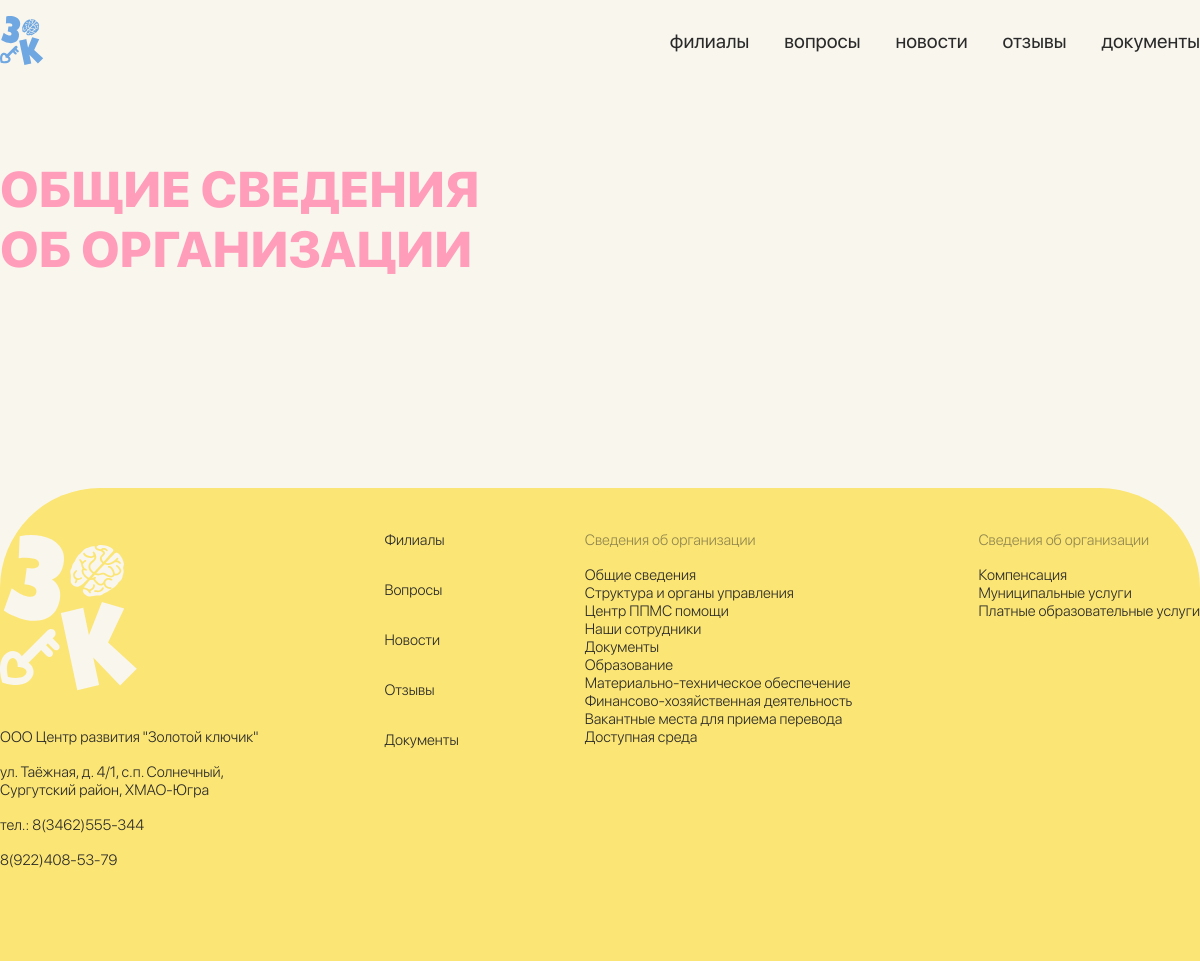
Page /bashaeva on the earlier database version.
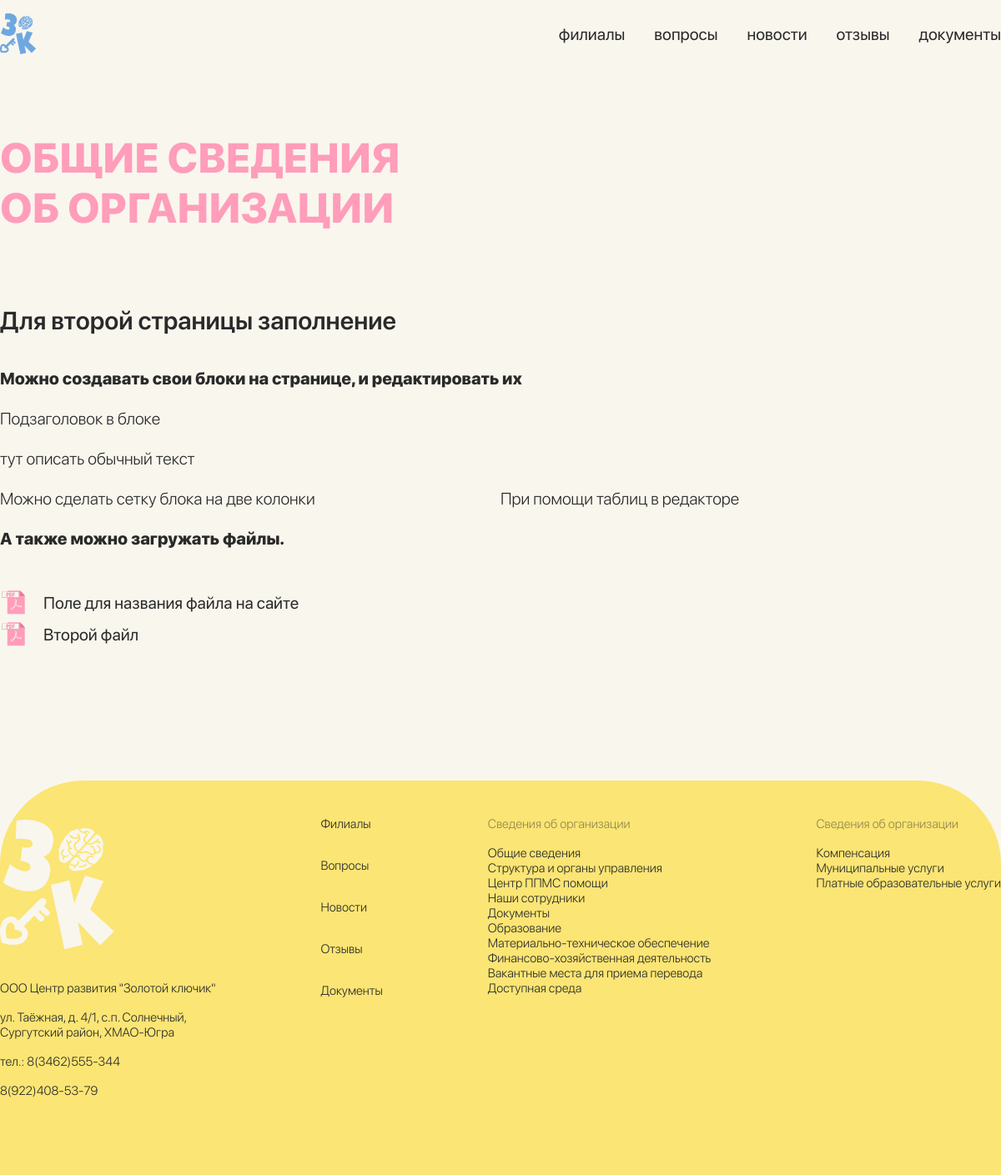
Same page on the later database version.
### main/models.py (models this page shows, shortened)
class DocumentsPage(models.Model):
    title = models.TextField()
    content = HTMLField()
    class Pages(models.TextChoices):
        GOLDENKEY = 'GLK', 'ООО «Золотой ключик»'
        BASHAEVA = 'BSH', 'ИП Башаева М.Р.'
    page = models.CharField(max_length=3, choices=Pages.choices, default=Pages.GOLDENKEY)
    class Meta:
        verbose_name_plural = "Страница с документами"

### main/views.py (the view)
# urls.py: path('bashaeva', bashaeva, name='bashaeva'),
def bashaeva(request):
    context = {
        'docsBlocks': DocumentsPage.objects.filter(page=DocumentsPage.Pages.BASHAEVA)
    }
    return render(request, 'main/about.html', context)

### main/templates/main/about.html
{% extends "base.html" %}
{% load static %}
{% block content %}
<section>
  <div class="wrapper">
    <div class="about">
      <div class="about__info">
        <h2 class="about__title" id="about">общие сведения об организации</h2>
        <ul class="about__items">
        {% for block in docsBlocks %}
        <li class="about__item">
          <h3 class="about__docs-title">{{ block.title }}</h3>
          {% autoescape off %}
          {{ block.content }}
          {% endautoescape %}
        </li>
        {% endfor %}
        </ul>
      </div>
    </div>
  </div>
</section>
{% endblock content %}

Differences in the rows shown:
added DocumentsPage: title "Для второй страницы заполнение", content "Можно создавать свои блоки на странице, и редактировать их Подзаголовок в блоке тут описать обычный текст Можно сделать сетку блока на две колонки При помощи таблиц в редакторе А также можно загружать файлы. Поле для названия файла на сайте Второй файл"
